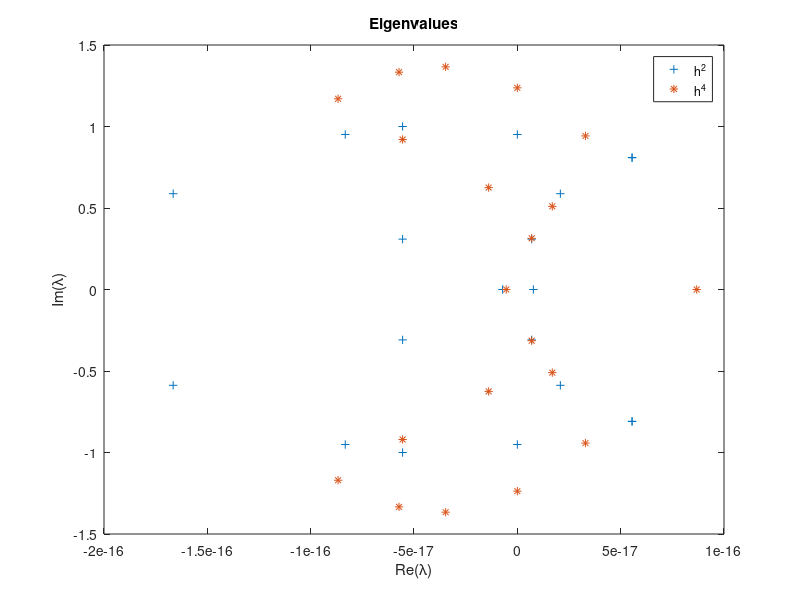
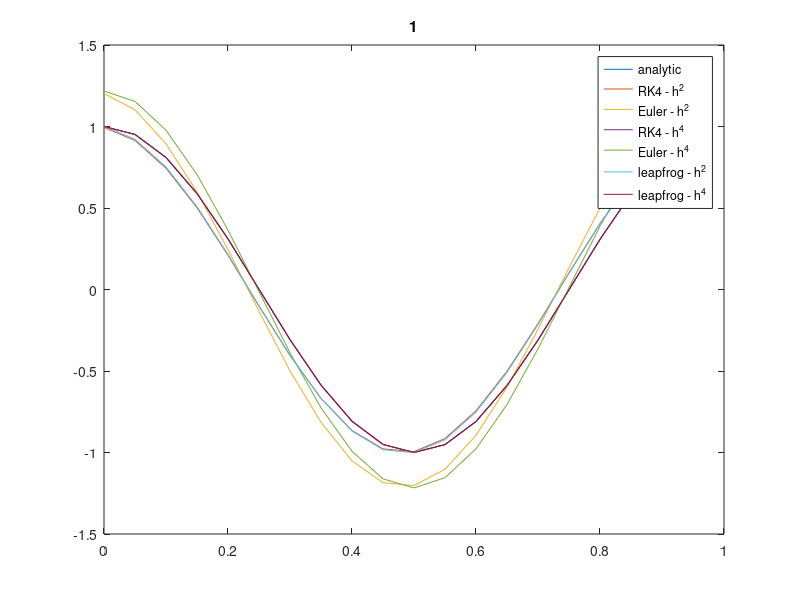

The MATLAB source for these figures, in order:
%% Setup
clear;
close all;
clear;
left = 0; % boundaries
right = 1;
m = 20; % number of points
Central2 = zeros(m); % initialization
Central4 = zeros(m);
u0 = zeros([m,1]);
x = zeros([m,1]);
h = (right-left)/(m);


u_0 = 1; % amplitude?
k = 2*pi; % wave speed?
analycic = @(x,t) u_0*exp(1i*k*(x-t)); % might be the analythical solution


for i = 1:m
    x(i) = h*(i-1);
    u0(i) = analycic(x(i),0);
end


u1 = u0;
u2 = u0;
u3 = u0;
u4 = u0;
u5 = [u0,u0];
u6 = u5;
%plot(x,real(u0))

%% create differential operators
% weights for second and 4th order central difference
T1 = [-1, 0, 1];
T2 = [1, -8, 0, 8, -1];

for i = 1:m
    for j = 1:3
        Central2(i,mod(i+j-3,m)+1) = T1(j);
    end
    for j = 1:5
        Central4(i,mod(i+j-4,m)+1) = T2(j);
    end 
end
Central2
Central4
Central2 = Central2/(2*h);
Central4 = Central4/(12*h);

%% eigenvalue plotting

ei2 = eig(Central2*h);
ei4 = eig(Central4*h);

figure
plot(real(ei2),imag(ei2),'+',real(ei4),imag(ei4),'*');
title('Eigenvalues')
xlabel('Re(\lambda)')
ylabel('Im(\lambda)')
legend('h^2','h^4','location','best')

%% Time stepping
% euler forward
% (u_(t+1) - u_t)/dt +O*u_t = 0 
% (u_(t+1) - u_t)/dt = -O*u_t
% u_(t+1) - u_t = -dt*O*u_t
%  u_(t+1) = u_t -dt*O*u_t

% du/dt = F(t,u) = -O*u

% f1 = F(t,u)
% f2 = F(t,u+f1/2)
%...

T = 0;
dt = 0.01;

while T < 1
   
   f1 = -dt * Central2 * u1;
   f2 = -dt * Central2 * (u1 + f1/2);
   f3 = -dt * Central2 * (u1 + f2/2);
   f4 = -dt * Central2 * (u1 + f3);
   u1 = u1 + (f1 + 2*f2 + 2*f3 + f4)/6;
   
   u2 = u2 - dt*Central2*u2;
   
   g1 = dt * Central4 * u3;
   g2 = dt * Central4 * (u3 + g1/2);
   g3 = dt * Central4 * (u3 + g2/2);
   g4 = dt * Central4 * (u3 + g3);
   u3 = u3 + (g1 + 2*g2 + 2*g3 + g4)/6;
   
   u4 = u4 - dt*Central4*u4;
   temp = u5(:,2);
   u5(:,2) = u5(:,1) - 2*dt*Central2*u5(:,2);
   u5(:,1) = temp;
   
   temp = u6(:,2);
   u6(:,2) = u6(:,1) - 2*dt*Central4*u6(:,2);
   u6(:,1) = temp;
   
   T = T + dt;
end
figure;
plot(x,analycic(x,1),x,u1,x,u2,x,u3,x,u4,x,u5(:,2),x,u6(:,2));
legend('analytic','RK4 - h^2','Euler - h^2','RK4 - h^4','Euler - h^4','leapfrog - h^2','leapfrog - h^4',"Location","best");
title(T)